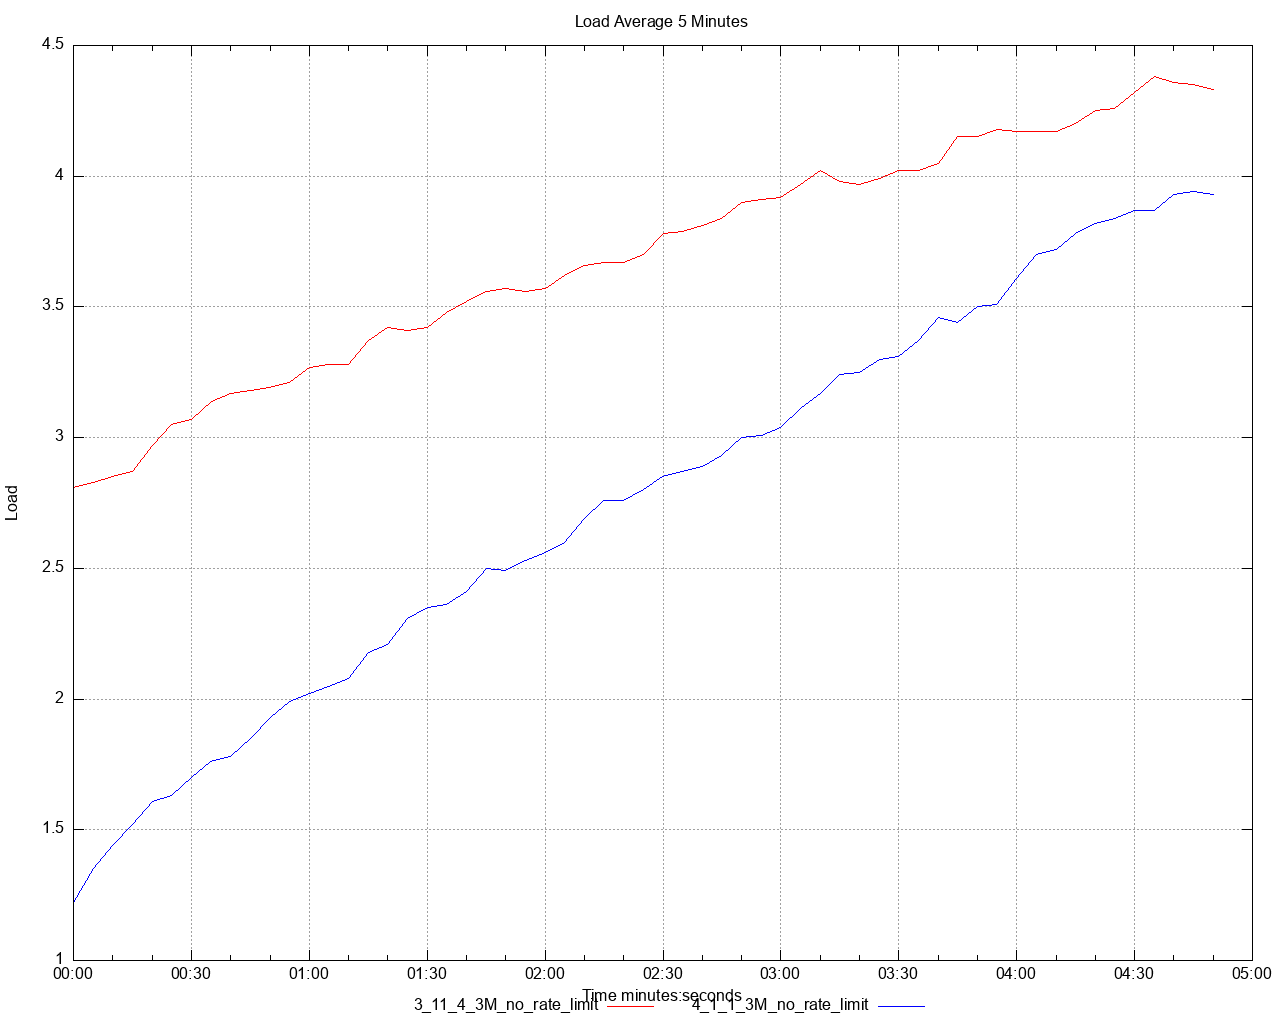

Write gnuplot code to recreate this figure.
set title 'Load Average 5 Minutes' noenhanced
set style data lines
set datafile separator ","
set terminal png size 1280,1024
set grid
set key below
set xdata time
set timefmt "%s"
offset = 0
t0(x)=(offset=($0==0) ? x : offset, x - offset)
set xlabel 'Time minutes:seconds'
set ylabel 'Load'
set output '/Users/ahmet.mircik/simulator/tests/report_3M_no_rate_limit/dstat/load_average_5m_A1.png'
plot \
   '/Users/ahmet.mircik/simulator/tests/report_3M_no_rate_limit/data/load_average_5m_A1_1.data' using (t0(timecolumn(1))):2 title "3_11_4_3M_no_rate_limit" noenhanced lt rgb "red", \
   '/Users/ahmet.mircik/simulator/tests/report_3M_no_rate_limit/data/load_average_5m_A1_2.data' using (t0(timecolumn(1))):2 title "4_1_1_3M_no_rate_limit" noenhanced lt rgb "blue", \
